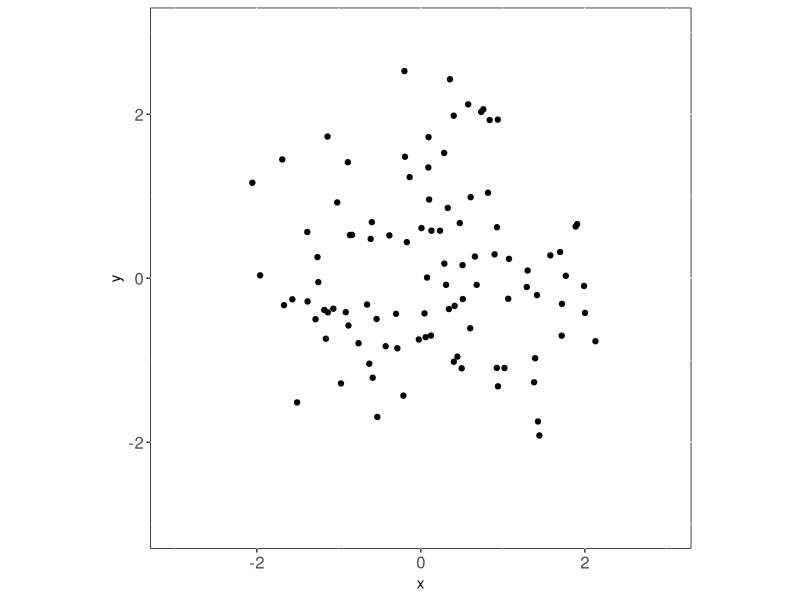

Generate this figure with R:
library(ggplot2)

x <- rnorm(100)
y <- rnorm(100)
df <- data.frame(x,y)

ggplot(df, aes(x = x, y = y)) +
  geom_point() +
  xlab("x") +
  ylab("y") +
  xlim(-3, 3) +
  ylim(-3, 3) +
  theme(panel.background = element_rect(fill = "white", colour = "black")) +
  theme(aspect.ratio = 1) +
  theme(axis.text = element_text(face = "plain", size = 12))
